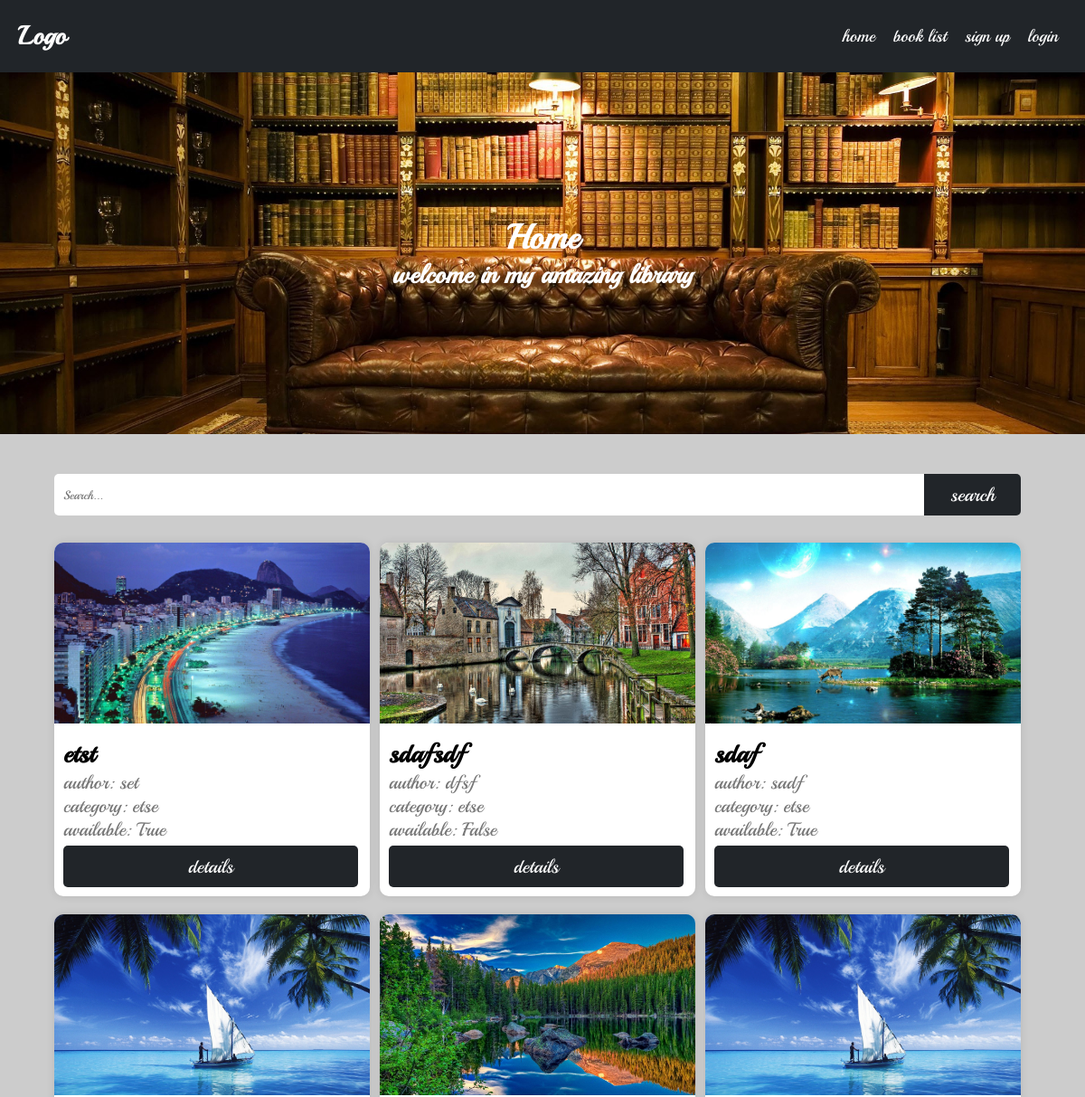
The app's page /books/list/ (upper part), older data.
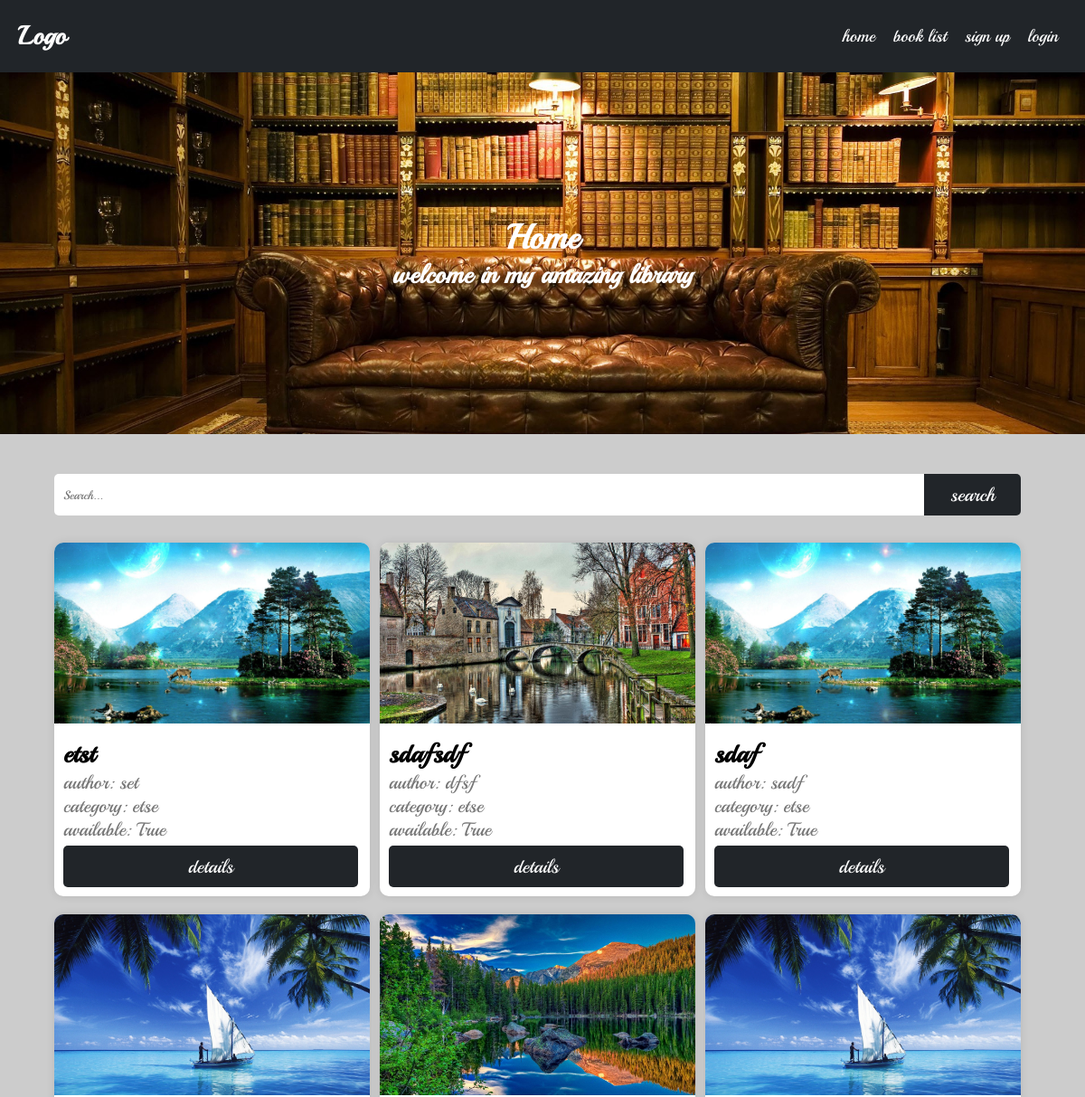
The same page, newer data.
### books/models.py (models this page shows, shortened)
class Book(BasicModel):
    uploaded_by = models.ForeignKey(User, on_delete=models.CASCADE, related_name='books')
    category = models.ForeignKey(Category, on_delete=models.CASCADE, related_name='books')
    viewers = models.ManyToManyField(User, through=Viewers, related_name='viewed_books')
    title = models.CharField(max_length=100)
    author = models.CharField(max_length=100)
    price = models.DecimalField(max_digits=5, decimal_places=2)
    description = models.TextField()
    borrower = models.ForeignKey(User, on_delete=models.SET_NULL, related_name='borrowed_books', null=True, blank=True)
    objects = BookManager()
    @property
    def is_borrowed(self):
        return self.borrower is not None
    class Meta:
        verbose_name = 'Book'
        verbose_name_plural = 'Books'

class BookImage(BasicModel):
    image = models.ImageField(upload_to=book_cover_path, null=True, blank=True)
    book = models.OneToOneField(Book, on_delete=models.CASCADE, related_name='image', null=True, blank=True)
    class Meta:
        verbose_name = 'Book Image'
        verbose_name_plural = 'Book Images'
    @property
    def url(self):
        return self.image.url

### categories/models.py (models this page shows)
class Category(BasicModel):
    title = models.CharField(max_length=100)
    class Meta:
        verbose_name = 'Category'
        verbose_name_plural = 'Categories'
    def __str__(self):
        return self.title

### books/views.py (the view)
# urls.py: path('list/', views.BookListView.as_view(), name='book_list'),
class BookListView(ListView):
    queryset = Book.objects.active()
    context_object_name = 'books'

### books/templatetags/custom_filters.py (called while the page is built)
@register.filter( name='not' )
def not_gate(value):
    return not value

### templates/books/book_list.html (shortened to what this page needs)
{% extends "base.html" %}
{% load custom_filters %}
{% load static %}
{% block content %}
<div class="container">
    <div class="row">
        <div class="col-12 search-box">
            <input placeholder="Search..." type="search" id="search">
            <button class="btn-1    btn-dark"> search</button>
        </div>
    </div>
    <div class="row" id="book_list_user">
        {% for book in books %}
        <div class="col-xs-12 col-sm-6 col-md-4 col-lg-3">
            <div class="card">
                <img src={{book.image.url}} alt="book image">
                <div class="card-body">
                    <h2 class="card-title">{{book.title}}</h2>
                    <span>author: {{book.author}}</span>
                    <span>category: {{book.category}}</span>
                    <span>available: {{book.is_borrowed|not}}</span>
                    <div class="row w-100">
                        <div class="col-12 text-center">
                            <button class="btn-6 btn-dark" onclick="urlRedirect(`{% url 'book_details' book.slug %}`)">
                                details
                            </button>
                        </div>
                    </div>
                </div>
            </div>
        </div>
        {% endfor %}
    </div>
</div>
{% endblock %}

Row changes from the older to the newer data that the page shows:
changed Book "etst": image: a different picture
changed Book "sdafsdf": is_borrowed|not "False" → "True"
